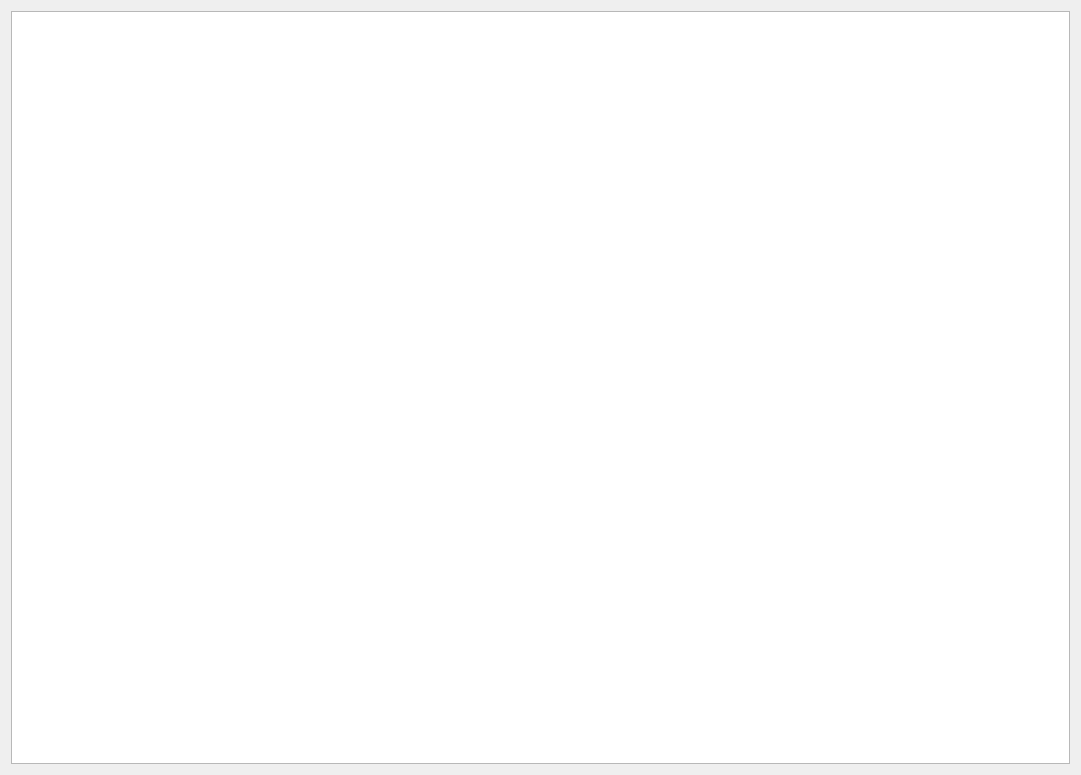
<?xml version="1.0" encoding="UTF-8"?>
<ui version="4.0">
 <class>ChartWidget</class>
 <widget class="QWidget" name="ChartWidget">
  <property name="geometry">
   <rect>
    <x>0</x>
    <y>0</y>
    <width>1081</width>
    <height>775</height>
   </rect>
  </property>
  <property name="windowTitle">
   <string>Form</string>
  </property>
  <layout class="QGridLayout" name="gridLayout">
   <item row="0" column="0">
    <widget class="QChartView" name="chartView"/>
   </item>
  </layout>
 </widget>
 <customwidgets>
  <customwidget>
   <class>QChartView</class>
   <extends>QGraphicsView</extends>
   <header>PyQt5.QtChart</header>
  </customwidget>
 </customwidgets>
 <resources/>
 <connections/>
</ui>
